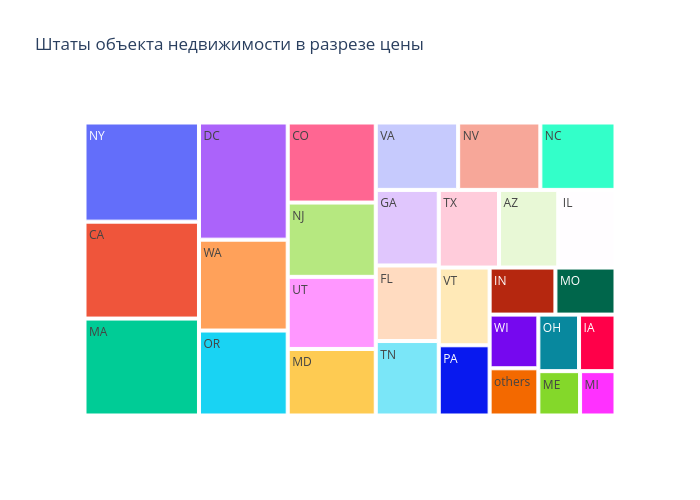

Here is the notebook cell this chart was saved with:
### Markdown cell above
#### **Штаты объекта недвижимости в разрезе `target`**

### Code cell
# группируем
ranked_analysis_plot(data=house_df,
                     cat_col='state',
                     target='target',
                     title='Штаты объекта недвижимости в разрезе цены')

### Figure 1 — Plotly figure (JSON) as saved in the notebook; plotly's stock layout.template omitted (floating-point values rounded to 4 significant figures)
{"data": [{"branchvalues": "total", "domain": {"x": [0, 1], "y": [0, 1]}, "hovertemplate": "labels=%{label}<br>target=%{value}<br>parent=%{parent}<br>id=%{id}<extra></extra>", "ids": ["AZ", "CA", "CO", "DC", "FL", "GA", "IA", "IL", "IN", "MA", "MD", "ME", "MI", "MO", "NC", "NJ", "NV", "NY", "OH", "OR", "PA", "TN", "TX", "UT", "VA", "VT", "WA", "WI", "others"], "labels": ["AZ", "CA", "CO", "DC", "FL", "GA", "IA", "IL", "IN", "MA", "MD", "ME", "MI", "MO", "NC", "NJ", "NV", "NY", "OH", "OR", "PA", "TN", "TX", "UT", "VA", "VT", "WA", "WI", "others"], "name": "", "parents": ["", "", "", "", "", "", "", "", "", "", "", "", "", "", "", "", "", "", "", "", "", "", "", "", "", "", "", "", ""], "type": "treemap", "values": [289900, 699000, 444000, 655000, 299900, 300000, 129900, 279900, 195000, 699000, 368990, 116500, 99000, 178000, 319000, 412000, 349000, 715000, 144900, 475000, 225000, 295500, 294900, 400000, 349900, 249000, 508000, 164900, 145000]}], "layout": {"height": 500, "legend": {"tracegroupgap": 0}, "title": {"text": "Штаты объекта недвижимости в разрезе цены"}, "width": 700}}
